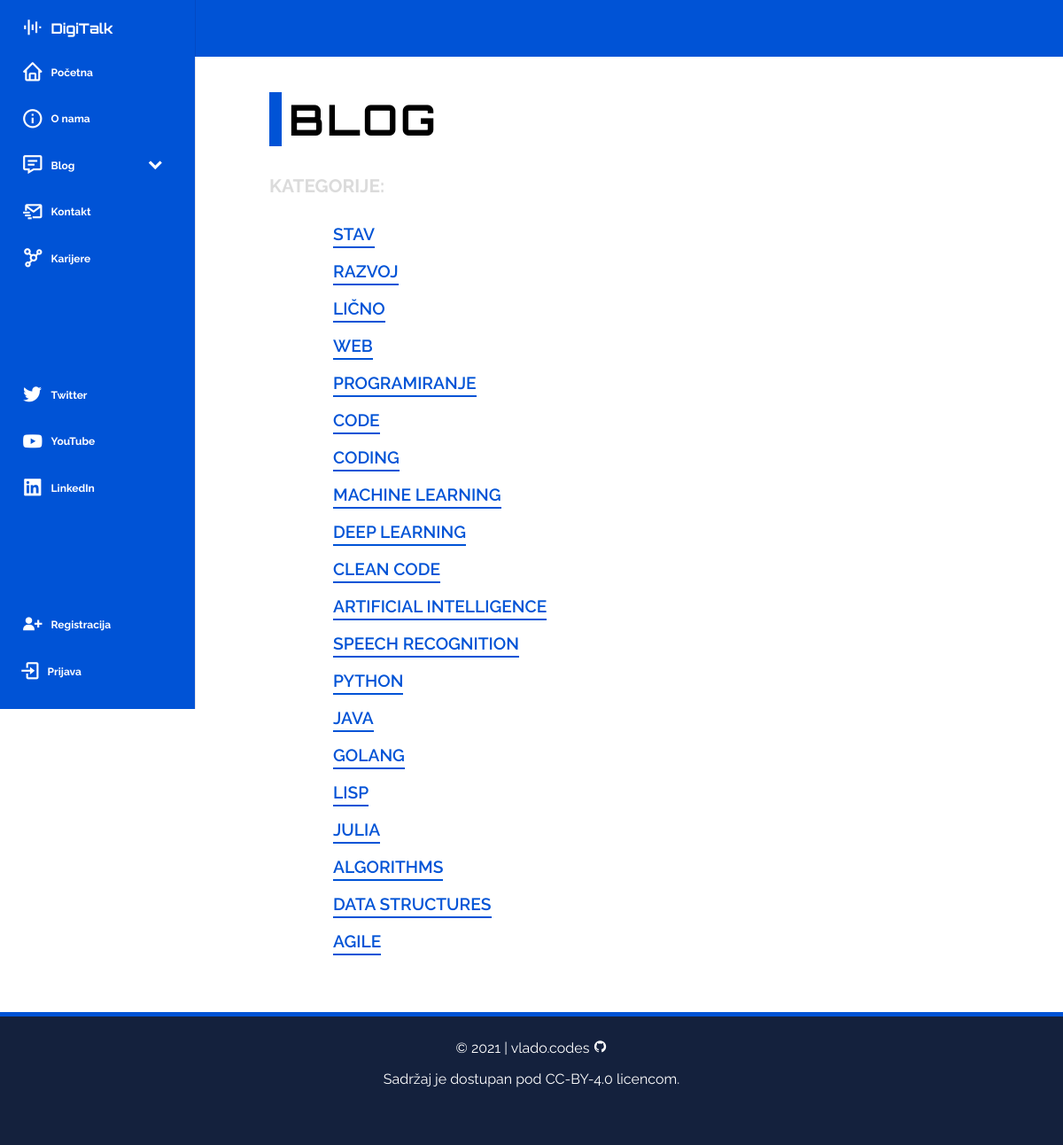
Screenshot of /blog/category/ with the database file from the repository.
### first_app/models.py (models this page shows, shortened)
class Category(models.Model):
    name = models.CharField(max_length = 30)
    def __str__(self):
        return self.name

### first_app/views.py (the view)
# urls.py: path('blog/category/', views.blogCatsView.as_view(), name='blog_cats'),
class blogCatsView(ListView):
    model = Category
    template_name = 'blog_cats.html'

### first_app/templates/blog_cats.html (shortened to what this page needs)
{% extends 'base.html' %}
{% block head %}
<div class="blog-page">
    <h1 class="blog-page-title">Blog</h1>
    <h4 class="blog-cat-uptitle">Kategorije:</h4>
    <ul class="blog-posts">
        {% for cat in object_list %}
            <li>
                <a href="{% url 'category' cat|slugify %}" class="blog-post-link">{{ cat.name }}</a>
            </li>
        {% endfor %}
    </ul>
</div>
{% endblock head %}

### first_app/static/css/main.css (style rules this page uses)
:root { --header-height: 3.5rem; --nav-width: 220px; --ff-body: 'Raleway', sans-serif; --ff-heading: 'Orbitron', sans-serif; --fs-normal: 0.9375rem; --fs-medium: 0.75rem; --fw-normal: 400; --fw-bold: 700; --clr-primary-100: #6fd7ec; --clr-primary-200: #4e96b8; --clr-primary-300: #3a7094; --clr-primary-400: #293b63; --clr-primary-500: #14213d; --clr-accent: #a3a3a3; --clr-dark-gray: #646464; --clr-light-gray: #dbdbdb; --clr-light: #FFFFFF; --clr-dark: #000000; --clr-blue: #0053d6; --clr-red: #bf2139; --z-fixed: 100; }
html { scrollbar-color: var(--clr-primary-400) var(--clr-blue); scroll-padding-top: 7rem; scroll-behavior: smooth; overflow-x: hidden; }
html, body { height: 100%; }
body { font-family: var(--ff-body); margin: var(--header-height) 0 0 0; }
a { text-decoration: none; }
.blog-page { width: 100%; max-width: 40rem; margin: 0 auto; }
.blog-page-title { font: var(--fw-bold) 3rem var(--ff-heading); letter-spacing: 3px; text-transform: uppercase; padding-left: 8px; border-left: 14px solid var(--clr-blue); }
.blog-cat-uptitle, .blog-cat-title { margin: 0; text-transform: uppercase; }
.blog-cat-uptitle { font-size: 1.3rem; color: var(--clr-light-gray); }
.blog-posts { list-style: none; }
.blog-posts li { display: flex; flex-direction: row; font-size: 1.2rem; line-height: 2rem; padding-top: 10px; }
.blog-post-link { font-weight: 600; margin-left: 2rem; color: var(--clr-blue); text-transform: uppercase; text-decoration: none; border: 0; background: linear-gradient(180deg, var(--clr-blue) 0, var(--clr-blue) 1000%) repeat-x 0 100%; background-size: auto; background-size: 1px 2px; transition: .3s; }
@media screen and (min-width: 1024px) { :root { --normal-font-size: 1rem; --small-font-size: .875rem; --smaller-font-size: .813rem; } }

### rows the page displays
Category: name "STAV"
Category: name "RAZVOJ"
Category: name "LIČNO"
Category: name "WEB"
Category: name "PROGRAMIRANJE"
Category: name "CODE"
Category: name "CODING"
Category: name "MACHINE LEARNING"
Category: name "DEEP LEARNING"
Category: name "CLEAN CODE"
Category: name "ARTIFICIAL INTELLIGENCE"
Category: name "SPEECH RECOGNITION"
Category: name "PYTHON"
Category: name "JAVA"
Category: name "GOLANG"
Category: name "LISP"
Category: name "JULIA"
Category: name "ALGORITHMS"
Category: name "DATA STRUCTURES"
Category: name "AGILE"
